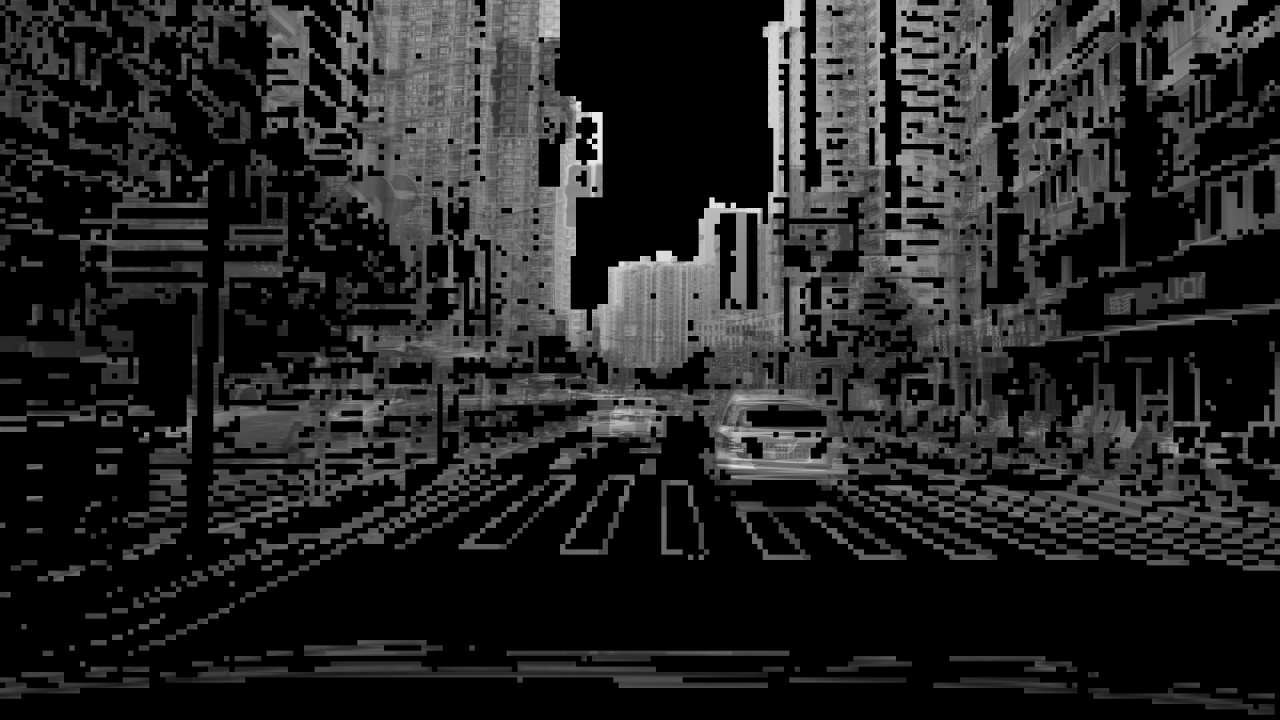
#> input picture MediaTek_Materials/16.png, 3840 x 2160 px (shown at 1/3 size)
$ python -i utils.py   (imports and definitions only)   (older library calls are emulated)
#> lines starting #> are read from the running program, lines starting #| are printed output that depends on the picture
#> further down, picture is the input picture: shape (2160, 3840); min 0, max 234, mean 36.7
import numpy as np
import cv2
from skimage.transform import AffineTransform
from skimage.measure import ransac
from tqdm import tqdm

BLOCK_SIZE = 16

# Function to divide image into 16x16 blocks with boundary handling
# [175 lines left out: functions divide_into_blocks, derive_affine_motion_model, apply_affine_transform, derive_perspective_motion_model, apply_perspective_transform, derive_projection_motion_model and 1 more, not called in this run]

def enhance_image(image):
    # Apply CLAHE to enhance contrast
    clahe = cv2.createCLAHE(clipLimit=2.0, tileGridSize=(8, 8))
    enhanced_image = clahe.apply(image)
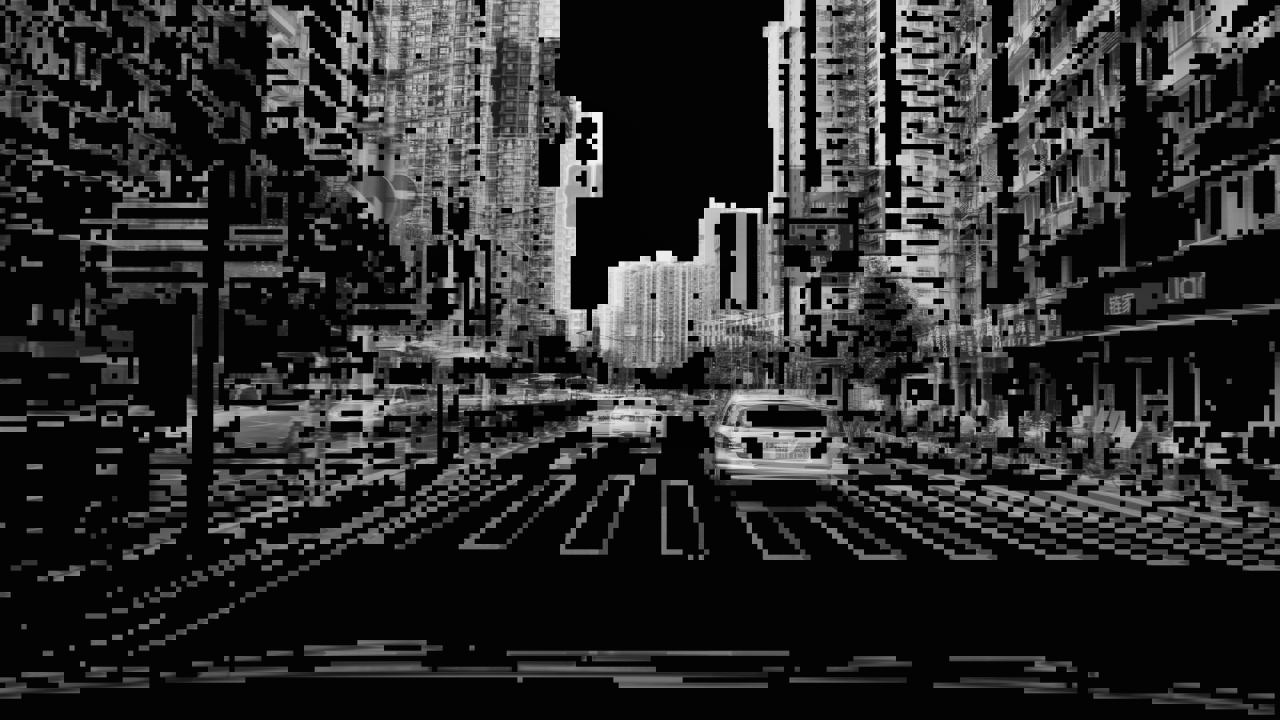
#> enhanced_image: shape (2160, 3840) (shown at 1/3 size); min 2, max 244, mean 44.6

    # Apply a slight Gaussian blur to reduce noise
    enhanced_image = cv2.GaussianBlur(enhanced_image, (3, 3), 0)

    # Apply a sharpening filter
    kernel = np.array([[0, -1, 0], [-1, 5, -1], [0, -1, 0]])
    enhanced_image = cv2.filter2D(enhanced_image, -1, kernel)

    return enhanced_image

# [220 lines left out: functions calculate_edge_strength, adaptive_deblocking_filter, illuminance_compensation, derive_motion_models, select_best_models, blend_models and 6 more, not called in this run]

>>> import cv2
>>> picture = cv2.imread('16.png', cv2.IMREAD_GRAYSCALE)
>>> result = enhance_image(picture)
